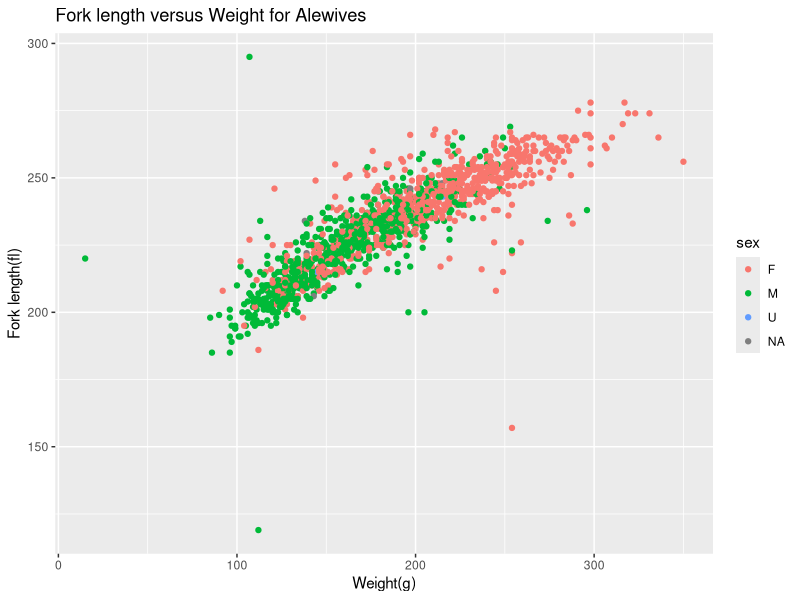
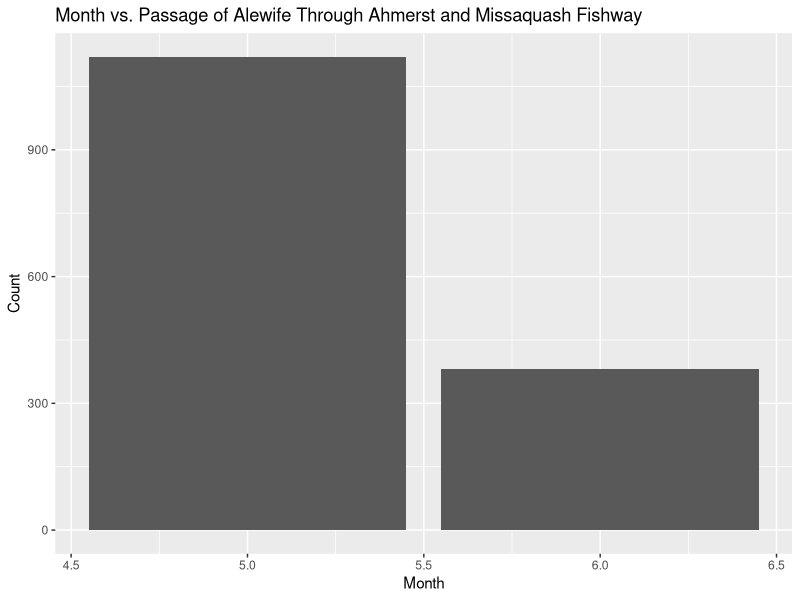
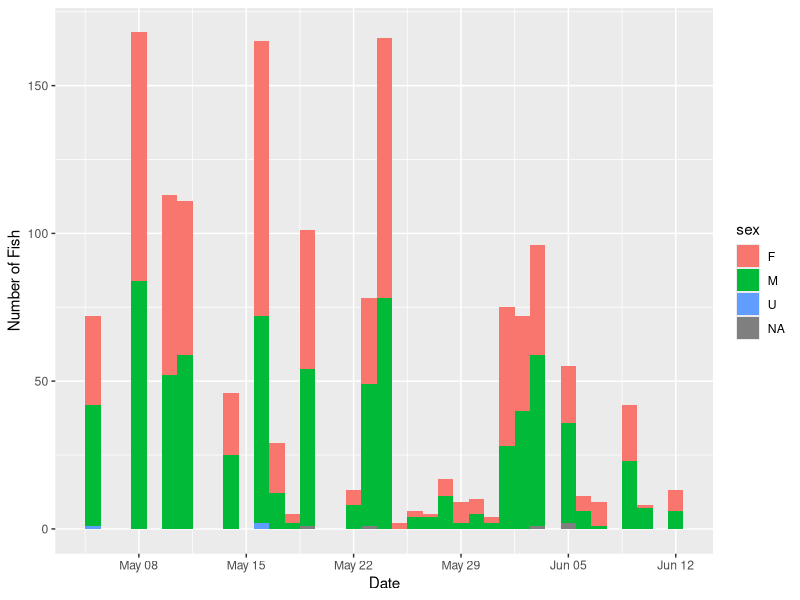

The R source for these figures, in order:
## ---- chunk 1

## ---- chunk 2
knitr::opts_chunk$set(echo = TRUE)
## ---- chunk 3
library("tidyverse")

alewife17 <- read.csv("alewife13_17.csv", na = c("na", "NA"))
names(alewife17)

sapply(alewife17,class)



## ---- chunk 4

alewife17$pit <- as.character(alewife17$pit)
## ---- chunk 5
alewife17.df <- filter(alewife17, y==2017)
## ---- chunk 6

alewife17.df %>%
  count(sx)

## ---- chunk 7
aw.df <- mutate(alewife17.df, 
                sex = toupper(str_trim(sx)), 
                sex = ifelse(sex %in% c("-","?", "NA"), "U", sex))
# check
with(aw.df, table(sex, sx))
## ---- chunk 8
aw.df$sx <- NULL
## ---- chunk 9
aw.df <- mutate(aw.df,w = ifelse(w %in% c("na"), "NA", w))
View(aw.df)
## ---- chunk 10
ggplot(data= aw.df,mapping= aes(x=w,y=fl,colour=sex),position="jitter")+
  geom_point()+
  ggtitle("Fork length versus Weight for Alewives")+
  xlab("Weight(g)")+
  ylab("Fork length(fl)")

#can't get the x axis to work...
## ---- chunk 11
library(lubridate)

aw.df %>%
  mutate(month=month(m,label=TRUE)) %>%
  ggplot(aes(x=m))+
  geom_bar()+
  ggtitle("Month vs. Passage of Alewife Through Ahmerst and Missaquash Fishway")+
  xlab("Month")+
  ylab("Count")
## ---- chunk 12

aw.df <- aw.df %>%
  mutate(enter = make_date(y, m, d))

ggplot(aw.df, aes(enter))+
  geom_histogram(aes(fill = sex), binwidth = 1)+
  xlab("Date")+
  ylab("Number of Fish")

## ---- chunk 13
aw.df <- aw.df %>%
  mutate(length = ntile(tl, 10))

View(aw.df)
